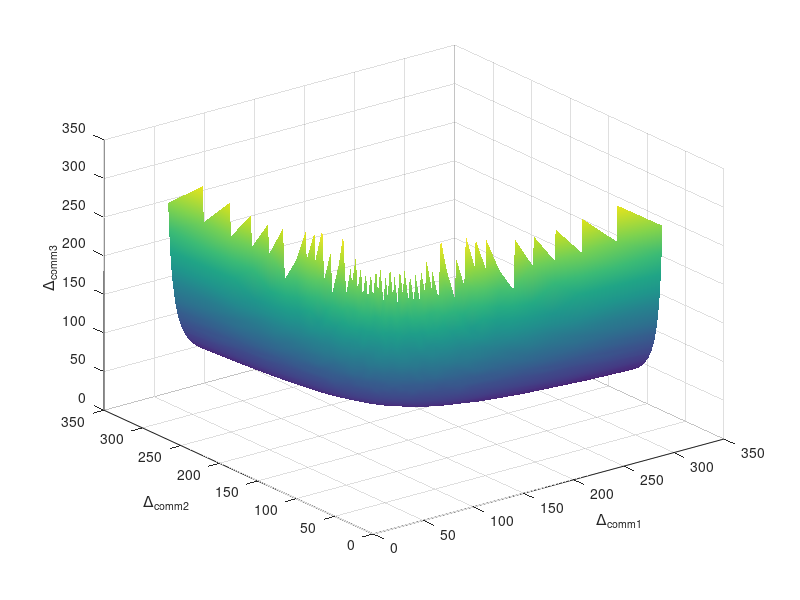

Recreate this plot in MATLAB.
clear all;
clc;

%% parameterek
fs=8e3; % mintaveteli frekvencia [Hz]
c=340;  % hangsebesseg [m/s]
H=[0+0j  ;  0-1j ; 0-2j]; % hangszorok helye [m]
M=[1+0j  ;  1-1j ; 1-5j]; % mikrofonok helye [m]
B=200*4; % egy uzenet merete [byte]
BW=20e4; % savszelessegkorlat [byte/s]  -->  fs/Delta_comm_1 + fs/Delta_comm_2 + fs/Delta_comm_3 = BW/B

%% fizikai parameterek szamitasa
D=abs([H H H]-[M.' ; M.' ; M.']); % D_ij: H_i es M_j kozti tavolsag
Delta_phy=round(fs*D/c) % a fizikai elrendezesbol adodo kesleltetesek
A=1./D; % a fizikai elrendezesbol adodo erositesek

%% parameterter generalasa
a=round(fs./(BW/B*linspace(0.1,0.9,50)));
[Delta_comm_1, Delta_comm_2]=meshgrid(a, a);
Delta_comm_3=round(1./(BW/(B*fs)-1./Delta_comm_1-1./Delta_comm_2));
Dlim=1/(BW/B/fs);
Delta_comm_3((Delta_comm_3<Dlim) | (Delta_comm_3>10*Dlim))=NaN;
figure(1);
surf(Delta_comm_1,Delta_comm_2,Delta_comm_3);
shading interp
xlabel('\Delta_{comm1}');
ylabel('\Delta_{comm2}');
zlabel('\Delta_{comm3}');
max(max(fs./Delta_comm_1+fs./Delta_comm_2+fs./Delta_comm_3-BW/B)) % nagyjabol nullanak kell lennie

%% szimulacio
P1=1;
P2=1;
P3=1;
sendPeriod=[10 15 20]; % ennyi mintankent kuldjuk at az egyutthatokat, es frissitjuk az adaptiv szuroket
N=1e3;        % szimulacio hossza
omega0=pi/10; % referenciajel diszkret korfrekvenciaja (0...pi)
C=1;          % referenciajel amplitudoja
L=200;        % adaptiv szurok hossza
mu=1e-10;     % batorsagi tenyezo

N_S=max(Delta_phy(:))+1;
for spkr=1:3
    for mic=1:3
        S{spkr,mic}=[zeros(1,Delta_phy(spkr,mic)) A(spkr,mic) zeros(1,N_S-Delta_phy(spkr,mic)-1)];
        r{spkr,mic}=zeros(1,L); % r{i,j}: x megszurve S{i,j}-vel
    end
end
x=C*sin(omega0*(0:N-1));   % zajforras (referencia)
d1=filter(P1,1,x);         % zaj az 1. node-nal
d2=filter(P2,1,x);         % zaj a  2. node-nal
d3=filter(P3,1,x);         % zaj a  3. node-nal
x_shr=zeros(1,max(L,N_S)); % buffer a referenciajelnek
y_shr=zeros(3,N_S);        % buffer a kimeneti jeleknek
e=zeros(3,N);              % hibajelek (a mikrofonok altal hallott zaj)
W=zeros(3,L);              % adaptiv szurok
DW_1=zeros(3,L);           % node1 altal (a sajat hibajele alapjan) elokeszitett update
DW_2=zeros(3,L);           % node2 altal (a sajat hibajele alapjan) elokeszitett update
DW_3=zeros(3,L);           % node3 altal (a sajat hibajele alapjan) elokeszitett update
sendCntr=zeros(1,3);       % ebben szamoljuk az update ot eltelt idot

for ii=1:N;
    % a referenciajelet az osszes node megkapja
        x_shr=[x(ii) x_shr(1:end-1)];
    % a hangszoron kiadando jel
        % node1
        y=-W(1,:)*x_shr';
        y_shr(1,:)=[y y_shr(1,1:end-1)];
        % node2
        y=-W(2,:)*x_shr';
        y_shr(2,:)=[y y_shr(2,1:end-1)];
        % node3
        y=-W(3,:)*x_shr';
        y_shr(3,:)=[y y_shr(3,1:end-1)];
    % a mikrofonok altal erzekelt hibajelek (ezt a "fizika csinalja")
        e(1,ii)=d1(ii)+S{1,1}*y_shr(1,:)'+S{2,1}*y_shr(2,:)'+S{3,1}*y_shr(3,:)';
        e(2,ii)=d2(ii)+S{1,2}*y_shr(1,:)'+S{2,2}*y_shr(2,:)'+S{3,2}*y_shr(3,:)';
        e(3,ii)=d3(ii)+S{1,3}*y_shr(1,:)'+S{2,3}*y_shr(2,:)'+S{3,3}*y_shr(3,:)';
    % update elokeszitese
        % node1
        r{1,1}=[S{1,1}*x_shr(1:N_S)' r{1,1}(1:end-1)];
        r{2,1}=[S{2,1}*x_shr(1:N_S)' r{2,1}(1:end-1)];
        r{3,1}=[S{3,1}*x_shr(1:N_S)' r{3,1}(1:end-1)];
        DW_1(1,:)=          r{1,1}*e(1,ii); % node1 -> node1 update
        DW_1(2,:)=DW_1(2,:)+r{2,1}*e(1,ii); % node1 -> node2 update
        DW_1(3,:)=DW_1(3,:)+r{3,1}*e(1,ii); % node1 -> node3 update
        W(1,:)=W(1,:)+DW_1(1,:);            % sajat update vegrehajtasa
        % node2
        r{1,2}=[S{1,2}*x_shr(1:N_S)' r{1,2}(1:end-1)];
        r{2,2}=[S{2,2}*x_shr(1:N_S)' r{2,2}(1:end-1)];
        r{3,2}=[S{3,2}*x_shr(1:N_S)' r{3,2}(1:end-1)];
        DW_2(1,:)=DW_2(1,:)+r{1,2}*e(2,ii); % node2 -> node1 update
        DW_2(2,:)=          r{2,2}*e(2,ii); % node2 -> node2 update
        DW_2(3,:)=DW_2(3,:)+r{3,2}*e(2,ii); % node2 -> node3 update
        W(2,:)=W(2,:)+DW_2(2,:);            % sajat update vegrehajtasa
        % node3
        r{1,3}=[S{1,3}*x_shr(1:N_S)' r{1,3}(1:end-1)];
        r{2,3}=[S{2,3}*x_shr(1:N_S)' r{2,3}(1:end-1)];
        r{3,3}=[S{3,3}*x_shr(1:N_S)' r{3,3}(1:end-1)];
        DW_3(1,:)=DW_3(1,:)+r{1,3}*e(3,ii); % node3 -> node1 update
        DW_3(2,:)=DW_3(2,:)+r{2,3}*e(3,ii); % node3 -> node2 update
        DW_3(3,:)=          r{3,3}*e(3,ii); % node3 -> node3 update
        W(3,:)=W(3,:)+DW_3(3,:);            % sajat update vegrehajtasa
    % kommunikacio: node1  ----- DW_1(2,:), DW_1(3,:) ----->  node2, node3
        sendCntr=sendCntr+1;
        if sendCntr(1)>=sendPeriod(1)
            % node2: megkapja node1-tol DW_1(2,:)-t
            W(2,:)=W(2,:)+mu*DW_1(2,:);
            % node3: megkapja node1-tol DW_1(3,:)-t
            W(3,:)=W(3,:)+mu*DW_1(3,:);
            % valtozok nullazasa
            DW_1=zeros(3,L);
            sendCntr(1)=0;
        end
    % kommunikacio: node2  ----- DW_2(1,:), DW_2(3,:) ----->  node1, node3
        if sendCntr(2)>=sendPeriod(2)
            % node1: megkapja node2-tol DW_2(1,:)-t
            W(1,:)=W(1,:)+mu*DW_2(1,:);
            % node3: megkapja node2-tol DW_2(3,:)-t
            W(3,:)=W(3,:)+mu*DW_2(3,:);
            % valtozok nullazasa
            DW_2=zeros(3,L);
            sendCntr(2)=0;
        end
    % kommunikacio: node3  ----- DW_3(1,:), DW_3(2,:) ----->  node1, node2
        if sendCntr(3)>=sendPeriod(3)
            % node1: megkapja node3-tol DW_3(1,:)-t
            W(1,:)=W(1,:)+mu*DW_3(1,:);
            % node2: megkapja node3-tol DW_3(2,:)-t
            W(2,:)=W(2,:)+mu*DW_3(2,:);
            % valtozok nullazasa
            DW_3=zeros(3,L);
            sendCntr(3)=0;
        end
end

for ii=1:3
    settling(ii)=find(abs(e(ii,:))>C*0.1,1,'last');
end

figure(2);
for ii=1:3
    subplot(3,1,ii);
    plot(e(ii,:));
    ylabel(sprintf('e_%d',ii));
    hold on;
    plot([settling(ii), settling(ii)],ylim,'r');
    hold off;
end
